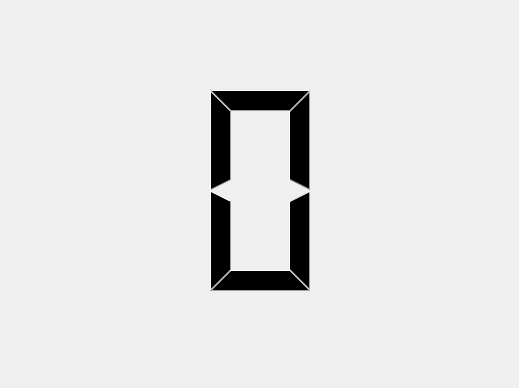
<?xml version="1.0" encoding="UTF-8"?>
<ui version="4.0">
 <class>LastCloseUpForm</class>
 <widget class="QWidget" name="LastCloseUpForm">
  <property name="geometry">
   <rect>
    <x>0</x>
    <y>0</y>
    <width>519</width>
    <height>388</height>
   </rect>
  </property>
  <property name="windowTitle">
   <string>Form</string>
  </property>
  <widget class="QLCDNumber" name="lcdNumber">
   <property name="geometry">
    <rect>
     <x>0</x>
     <y>70</y>
     <width>521</width>
     <height>241</height>
    </rect>
   </property>
   <property name="frameShape">
    <enum>QFrame::NoFrame</enum>
   </property>
   <property name="frameShadow">
    <enum>QFrame::Raised</enum>
   </property>
   <property name="lineWidth">
    <number>0</number>
   </property>
   <property name="smallDecimalPoint">
    <bool>false</bool>
   </property>
   <property name="digitCount">
    <number>1</number>
   </property>
   <property name="segmentStyle">
    <enum>QLCDNumber::Filled</enum>
   </property>
   <property name="value" stdset="0">
    <double>60.000000000000000</double>
   </property>
  </widget>
 </widget>
 <resources/>
 <connections/>
</ui>
